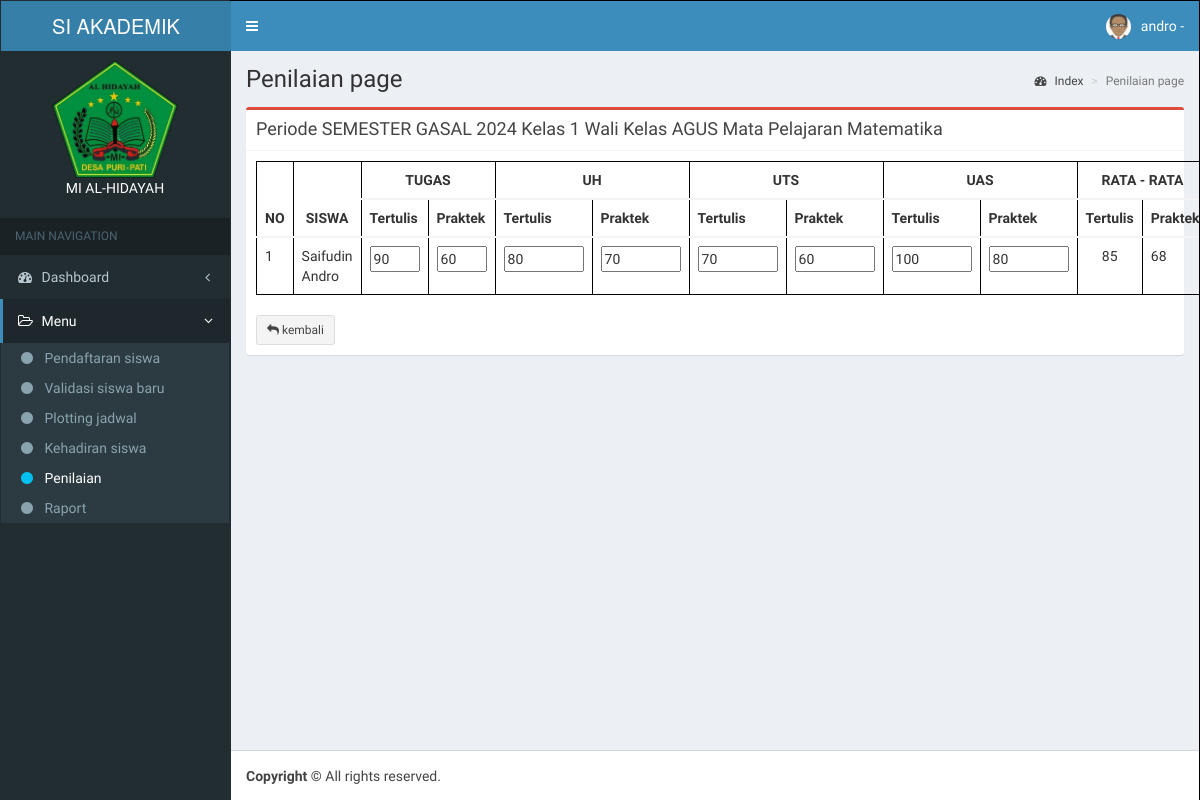
Page /app/penilaian/siswa.php?id_periode=1&id_kelas=3&id_mapel=1 (signed in) on the earlier database version.
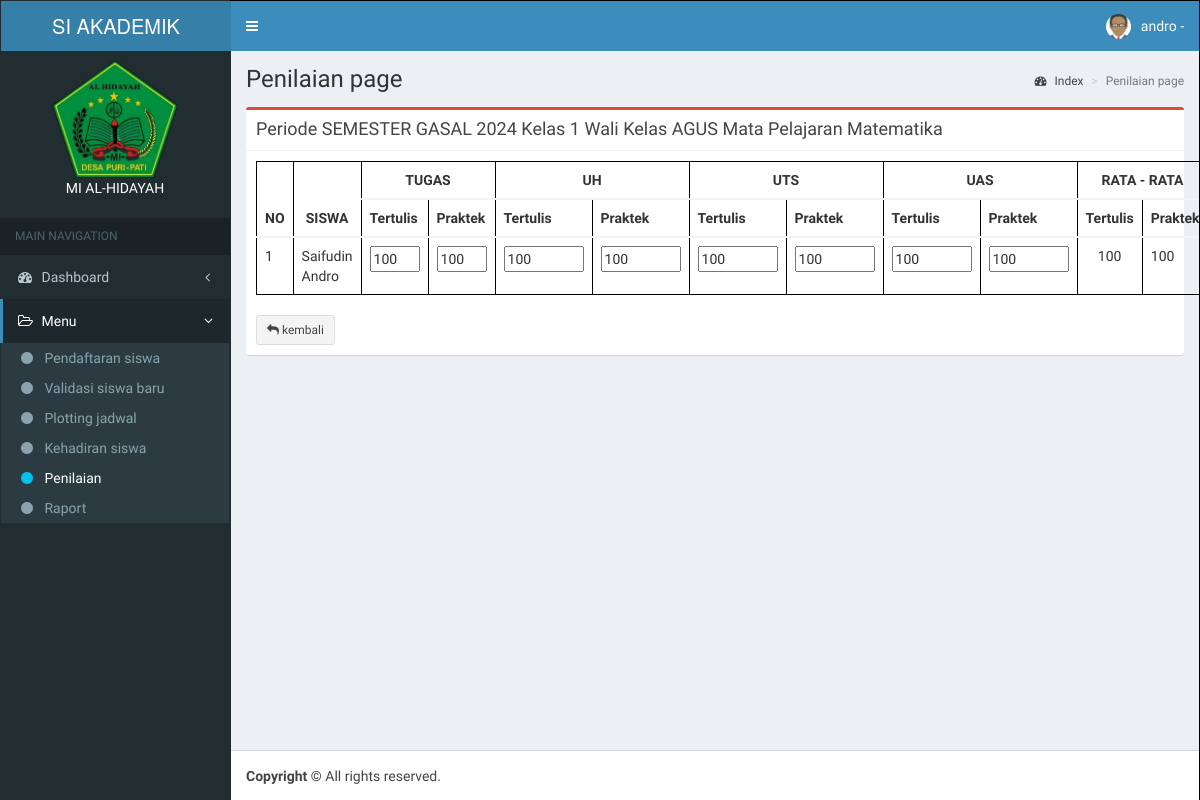
Same page on the later database version.
### tables this page shows
CREATE TABLE `plotting_jadwal` (
  `id_plotting` int(11) NOT NULL,
  `id_siswa` int(11) DEFAULT NULL,
  `id_kelas` int(11) DEFAULT NULL,
  `id_mapel` int(11) DEFAULT NULL,
  `id_periode` int(11) DEFAULT NULL,
  `hari` varchar(10) DEFAULT NULL,
  `jam_awal` time DEFAULT NULL,
  `jam_akhir` time DEFAULT NULL
);

CREATE TABLE `kelas` (
  `id_kelas` int(11) NOT NULL,
  `id_guru` int(11) DEFAULT NULL,
  `nm_kelas` varchar(50) DEFAULT NULL,
  `tingkatan` int(11) DEFAULT NULL
);

CREATE TABLE `penilaian` (
  `id_penilaian` int(11) NOT NULL,
  `id_plotting` int(11) DEFAULT NULL,
  `jenis_penilaian` varchar(100) DEFAULT NULL,
  `nilai` int(11) DEFAULT NULL,
  `nilai_praktek` int(11) DEFAULT NULL
);

CREATE TABLE `siswa` (
  `id_siswa` int(11) NOT NULL,
  `nis` varchar(50) DEFAULT NULL,
  `id_user` int(11) DEFAULT NULL,
  `nm_siswa` varchar(50) DEFAULT NULL,
  `jk_siswa` enum('Laki-Laki','Perempuan') DEFAULT NULL,
  `alamat_siswa` text DEFAULT NULL,
  `nm_orang_tua` varchar(50) DEFAULT NULL,
  `foto_siswa` blob DEFAULT NULL,
  `status` enum('aktif','tidak aktif') DEFAULT NULL
);

### config/config.php (called while the page is built, shortened)
<?php
function Url_web(){
    $xplode = explode("/", $_SERVER['REQUEST_URI']);
    return $xplode[1];
}
$defaul_uri = "/".Url_web();
$url = "http://".$_SERVER['SERVER_NAME'].":".$_SERVER['SERVER_PORT'].$defaul_uri;
function DB(){
    return ["localhost", "root", "", "vinka"];
}
function QueryManyData($sql){
    $conn = new mysqli(DB()[0], DB()[1], DB()[2], DB()[3]);
    $result = $conn->query($sql);
    return $result;
}
function QueryOnedata($sql){
    $conn = new mysqli(DB()[0], DB()[1], DB()[2], DB()[3]);
    $result = $conn->query($sql);
    return $result;
}

### app/penilaian/siswa.php (the view, shortened to what the changed rows need)
<?php include_once '../template/header.php'; ?>
<?php include_once '../template/sidebar.php';
$kelas = QueryOnedata('SELECT * FROM kelas WHERE id_kelas = ' . $_GET['id_kelas'] . '')->fetch_assoc();
?>
<div class='content-wrapper'>
    <section class='content-header'>
        <h1>Penilaian page
        </h1>
    </section>
    <section class='content'>
        <div class="box box-danger">
            <div class="box-body">
                <table class="table">
                    <thead>
                        <tr class="text-center">
                            <th class="text-center" rowspan="2">NO</th>
                            <th class="text-center" rowspan="2">SISWA</th>
                            <th class="text-center" colspan="2">TUGAS</th>
                            <th class="text-center" colspan="2">UH</th>
                            <th class="text-center" colspan="2">UTS</th>
                            <th class="text-center" colspan="2">UAS</th>
                            <th class="text-center" colspan="2">RATA - RATA </th>
                        </tr>
                        <tr>
                            <th>Tertulis</th>
                            <th>Praktek</th>
                            <th>Tertulis</th>
                            <th>Praktek</th>
                            <th>Tertulis</th>
                            <th>Praktek</th>
                            <th>Tertulis</th>
                            <th>Praktek</th>
                            <th>Tertulis</th>
                            <th>Praktek</th>
                        </tr>
                    </thead>
                    <tbody>
                        <?php
                        $query_mapel = "SELECT * FROM mapel";
                        if ($_SESSION['level'] == 'Guru') {
                            $gurux = QueryOnedata("SELECT * FROM guru WHERE id_user = " . $_SESSION['id_user'] . " ")->fetch_assoc();
                            $query_mapel = "SELECT plotting_jadwal.id_plotting, plotting_jadwal.id_siswa, mapel.nm_mapel, mapel.id_mapel FROM plotting_jadwal
                            JOIN mapel ON plotting_jadwal.id_mapel = mapel.id_mapel
                            WHERE plotting_jadwal.id_periode = " . $_GET['id_periode'] . "
                            AND plotting_jadwal.id_kelas = " . $kelas['id_kelas'] . "
                            AND mapel.id_guru = " . $gurux['id_guru'] . "
                            GROUP BY plotting_jadwal.id_siswa
                            ";
                        } else if ($_SESSION['level'] == 'Orang Tua') {
                            $siswa = QueryOnedata("SELECT * FROM siswa WHERE id_user = " . $_SESSION['id_user'] . " ")->fetch_assoc();
                            $query_mapel = "SELECT plotting_jadwal.id_plotting, plotting_jadwal.id_siswa, mapel.nm_mapel, mapel.id_mapel FROM plotting_jadwal
                            JOIN mapel ON plotting_jadwal.id_mapel = mapel.id_mapel
                            WHERE plotting_jadwal.id_periode = " . $_GET['id_periode'] . "
                            AND plotting_jadwal.id_kelas = " . $kelas['id_kelas'] . "
                            AND plotting_jadwal.id_siswa = " . $siswa['id_siswa'] . "
                            GROUP BY plotting_jadwal.id_siswa
                            ";
                        }
                        $no = 1;
                        foreach (QueryManyData($query_mapel) as $row) {
                            $siswa = QueryOnedata("SELECT * FROM siswa WHERE id_siswa = " . $row['id_siswa'] . " ")->fetch_assoc();
                        ?>
                            <tr>
                                <td>
                                    <form action="<?= $url ?>/aksi/penilaian.php" method="POST" enctype="multipart/form-data">
                                        <?= $no++ ?>
                                </td>
                                <td><?= $siswa['nm_siswa'] ?>
                                </td>
                                <td>
                                    <?php
                                    $tugas = 0;
                                    $tugas_praktek = 0;
                                    $plotting = "SELECT id_plotting FROM plotting_jadwal WHERE id_siswa = " . $row['id_siswa'] . " AND id_kelas = " . $kelas['id_kelas'] . " AND id_periode = " . $_GET['id_periode'] . " ";
                                    $check_penilaian_tugas = "SELECT * FROM penilaian WHERE id_plotting = " . QueryOnedata($plotting)->fetch_assoc()['id_plotting'] . " AND jenis_penilaian = 'tugas' ";
                                    if (QueryOnedata($check_penilaian_tugas)->num_rows > 0) {
                                        $tugas = QueryOnedata($check_penilaian_tugas)->fetch_assoc()['nilai'];
                                        $tugas_praktek = QueryOnedata($check_penilaian_tugas)->fetch_assoc()['nilai_praktek'];
                                    }
                                    ?>
                                    <input type="number" name="tugas[]" value="<?= $tugas ?>" min="0" max="100" id="" style="width:50px;">
                                </td>
                                <td>
                                    <input type="number" name="tugas_praktek[]" value="<?= $tugas_praktek ?>" min="0" max="100" id="" style="width:50px;">
                                </td>
                                <td>
                                    <?php
                                    $uh = 0;
                                    $uh_praktek = 0;
                                    $check_penilaian_uh = "SELECT * FROM penilaian WHERE id_plotting = " . QueryOnedata($plotting)->fetch_assoc()['id_plotting'] . " AND jenis_penilaian = 'uh' ";
                                    if (QueryOnedata($check_penilaian_uh)->num_rows > 0) {
                                        $uh = QueryOnedata($check_penilaian_uh)->fetch_assoc()['nilai'];
                                        $uh_praktek = QueryOnedata($check_penilaian_uh)->fetch_assoc()['nilai_praktek'];
                                    }
                                    ?>
                                    <input display="width:50px;" type="number" name="uh[]" value="<?= $uh ?>" min="0" max="100" id="">
                                </td>
                                <td>
                                    <input display="width:50px;" type="number" name="uh_praktek[]" value="<?= $uh_praktek ?>" min="0" max="100" id="">
                                </td>
                                <td>
                                    <?php
                                    $uts = 0;
                                    $uts_praktek = 0;
                                    $check_penilaian_uts = "SELECT * FROM penilaian WHERE id_plotting = " . QueryOnedata($plotting)->fetch_assoc()['id_plotting'] . " AND jenis_penilaian = 'uts' ";
                                    if (QueryOnedata($check_penilaian_uts)->num_rows > 0) {
                                        $uts = QueryOnedata($check_penilaian_uts)->fetch_assoc()['nilai'];
                                        $uts_praktek = QueryOnedata($check_penilaian_uts)->fetch_assoc()['nilai_praktek'];
                                    }
                                    ?>
                                    <input display="width:50px;" type="number" name="uts[]" value="<?= $uts ?>" min="0" max="100" id="">
                                </td>
                                <td>
                                    <input display="width:50px;" type="number" name="uts_praktek[]" value="<?= $uts_praktek ?>" min="0" max="100" id="">
                                </td>
                                <td>
                                    <?php
                                    $uas = 0;
                                    $uas_praktek = 0;
                                    $check_penilaian_uas = "SELECT * FROM penilaian WHERE id_plotting = " . QueryOnedata($plotting)->fetch_assoc()['id_plotting'] . " AND jenis_penilaian = 'uas' ";
                                    if (QueryOnedata($check_penilaian_uas)->num_rows > 0) {
                                        $uas = QueryOnedata($check_penilaian_uas)->fetch_assoc()['nilai'];
                                        $uas_praktek = QueryOnedata($check_penilaian_uas)->fetch_assoc()['nilai_praktek'];
                                    }
                                    ?>
                                    <input display="width:50px;" type="number" name="uas[]" value="<?= $uas ?>" min="0" max="100" id="">
                                </td>
                                <td>
                                    <input display="width:50px;" type="number" name="uas_praktek[]" value="<?= $uas_praktek ?>" min="0" max="100" id="">
                                </td>
                                <td style="text-align:center;">
                                    <?php
                                    echo round(QueryOnedata("SELECT AVG(nilai) as rata_rata FROM penilaian WHERE id_plotting = " . QueryOnedata($plotting)->fetch_assoc()['id_plotting'] . "")->fetch_assoc()['rata_rata']);
                                    echo " </td><td>";
                                    echo round(QueryOnedata("SELECT AVG(nilai_praktek) as rata_rata FROM penilaian WHERE id_plotting = " . QueryOnedata($plotting)->fetch_assoc()['id_plotting'] . "")->fetch_assoc()['rata_rata']);
                                    ?>
                                </td>
                            </tr>
                        <?php
                        }
                        ?>
                    </tbody>
                </table>
                <br>
            </div>
        </div>
    </section>
</div>
<?php include_once '../template/footer.php'; ?>

Differences in the rows shown:
changed through a linked row, plotting_jadwal "Saifudin Andro": id_siswa+id_plotting "90" → "100"; id_siswa+id_plotting "60" → "100"; id_siswa+id_plotting "80" → "100"; id_siswa+id_plotting "70" → "100"; fetch_assoc "85" → "100"; fetch_assoc "68" → "100"
